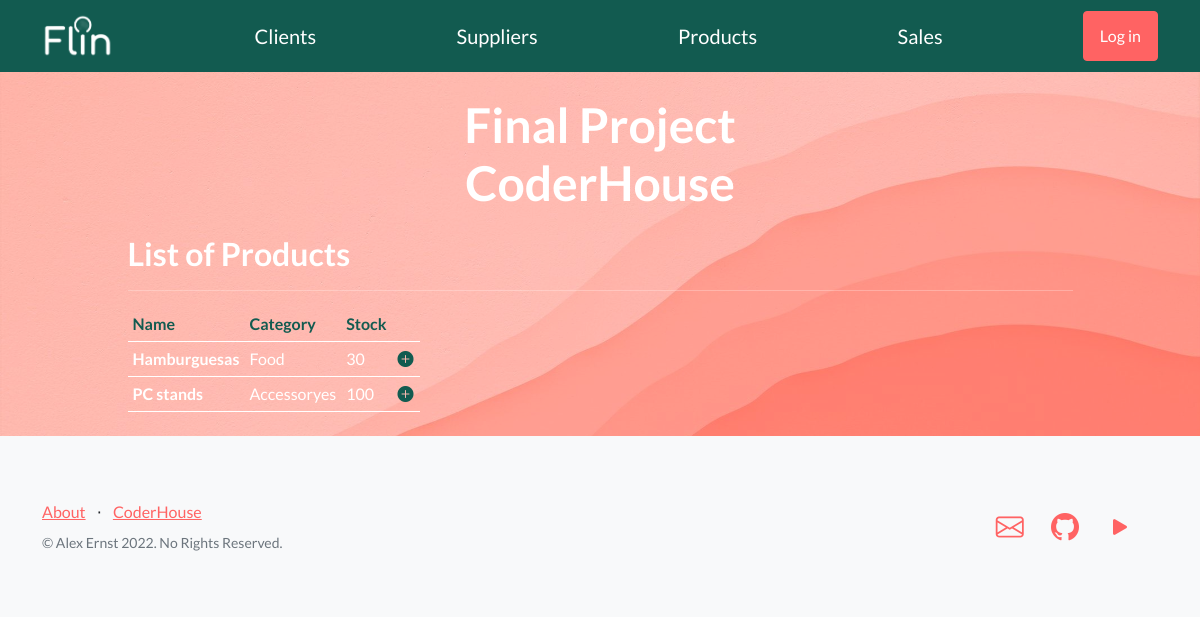
Before: /products/ with the older database file.
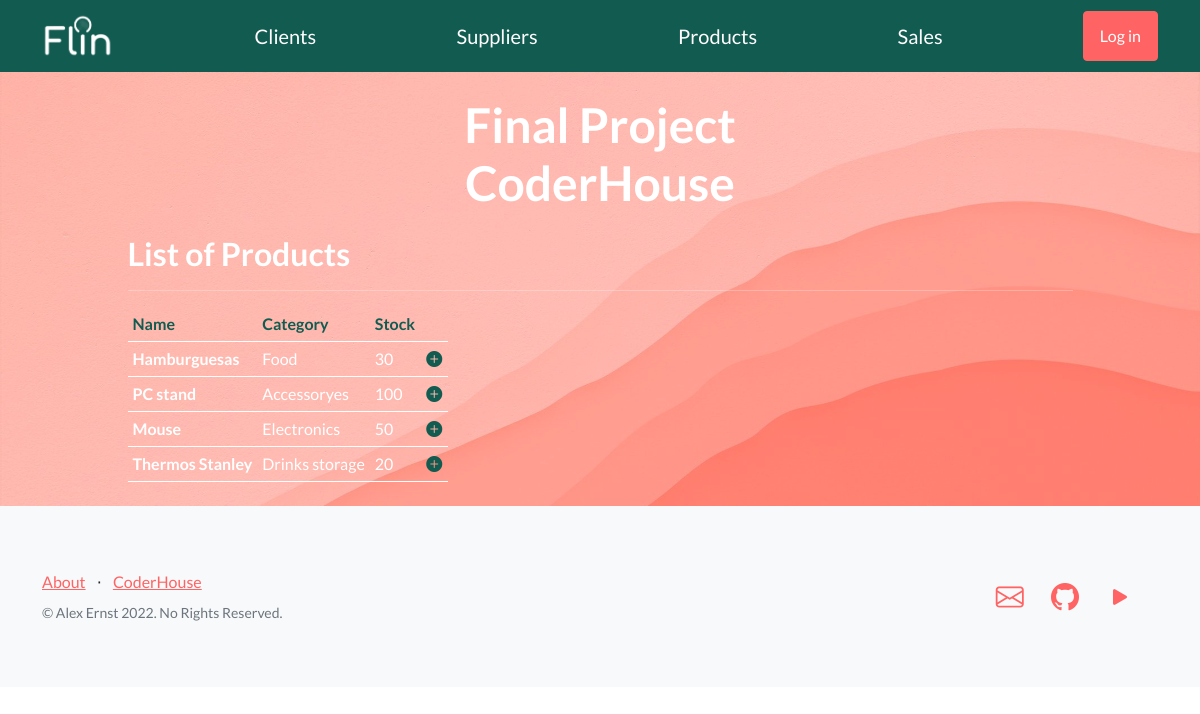
After: the same page with the newer database file.
### products/models.py (models this page shows)
class Product(models.Model):
    name = models.CharField(max_length=40, unique=True)
    category = models.CharField(max_length=40)
    price = models.IntegerField()
    stock = models.IntegerField()
    supplier = models.CharField(max_length=40, choices=supplier_choices(), default='')
    image = models.ImageField(upload_to='prod_img/', null=True, blank=True)
    description = models.TextField(null=True, blank=True)

### products/views.py (the view)
# urls.py: path('', views.ProductListView.as_view(), name='product-list'),
class ProductListView(ListView):
    model = Product
    template_name = "products/product_list.html"

### products/templates/products/product_list.html (shortened to what this page needs)
{% extends "main/index.html" %}
{% load static %}
{% block content %}
<h2>List of Products</h2>
<hr>
{% if product_list %}
    <table>
            <tr style="border-bottom: 1px solid #fff">
            <th style="padding: 5px; color: #125B50">Name</th>
            <th style="padding: 5px; color: #125B50">Category</th>
            <th style="padding: 5px; color: #125B50" >Stock</th>
            </tr>
        {% for product in product_list %}
        <tr style="border-bottom: 1px solid #fff">
           <td style="padding: 5px"><b>{{product.name}}</b></td><td style="padding: 5px">{{product.category}}</td>
           <td style="padding: 5px">{{product.stock}}</td>
           <td><a href="{% url 'products:product-detail' product.id %}" style="padding: 5px">
                <i class="bi-plus-circle-fill" style="color: #125B50"> </i>
            </a></td>
        </tr>
    {% endfor %}
    </table>
{% else %}
<h4><p style="color: #125B50">No products yet</p></h4>
{% endif %}
{% endblock %}

Changed rows visible on the page:
changed Product "Accessoryes": name "PC stands" → "PC stand"
added Product: name "Mouse", category "Electronics", stock "50"
added Product: name "Thermos Stanley", category "Drinks storage", stock "20"
